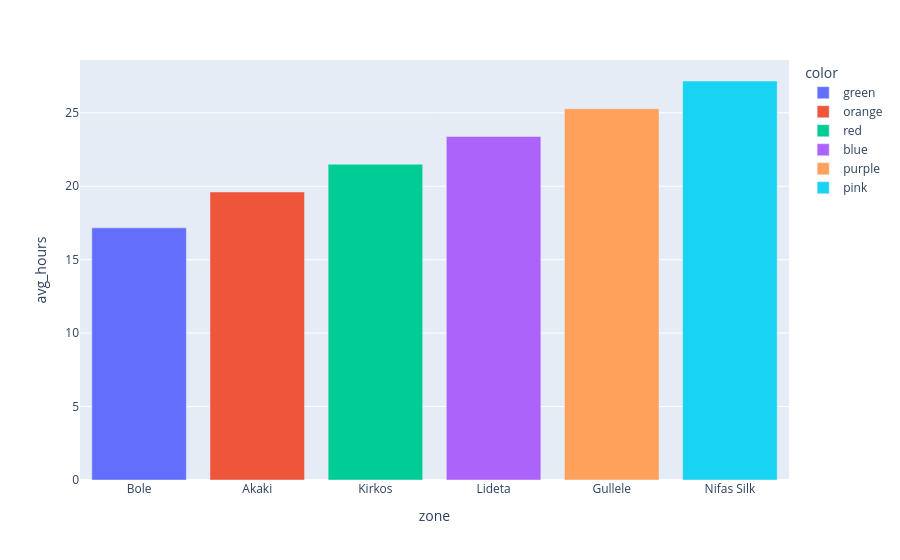

Here is the notebook cell this chart was saved with:
### Code cell
z = s.groupby('zone', as_index=False).agg(
avg_hours=('avg_response_hours', 'mean'),
cases=('reported_cases', 'sum'))
fig = px.bar(z.sort_values('avg_hours'),
x='zone', y='avg_hours', color=['green', 'orange', 'red', 'blue','purple','pink'])
fig.show()

### Figure 1 — Plotly figure (JSON) as saved in the notebook; plotly's stock layout.template omitted (floating-point values rounded to 4 significant figures)
{"data": [{"hovertemplate": "color=green<br>zone=%{x}<br>avg_hours=%{y}<extra></extra>", "legendgroup": "green", "marker": {"color": "#636efa", "pattern": {"shape": ""}}, "name": "green", "orientation": "v", "showlegend": true, "textposition": "auto", "type": "bar", "x": ["Bole"], "xaxis": "x", "y": [17.17], "yaxis": "y"}, {"hovertemplate": "color=orange<br>zone=%{x}<br>avg_hours=%{y}<extra></extra>", "legendgroup": "orange", "marker": {"color": "#EF553B", "pattern": {"shape": ""}}, "name": "orange", "orientation": "v", "showlegend": true, "textposition": "auto", "type": "bar", "x": ["Akaki"], "xaxis": "x", "y": [19.61], "yaxis": "y"}, {"hovertemplate": "color=red<br>zone=%{x}<br>avg_hours=%{y}<extra></extra>", "legendgroup": "red", "marker": {"color": "#00cc96", "pattern": {"shape": ""}}, "name": "red", "orientation": "v", "showlegend": true, "textposition": "auto", "type": "bar", "x": ["Kirkos"], "xaxis": "x", "y": [21.5], "yaxis": "y"}, {"hovertemplate": "color=blue<br>zone=%{x}<br>avg_hours=%{y}<extra></extra>", "legendgroup": "blue", "marker": {"color": "#ab63fa", "pattern": {"shape": ""}}, "name": "blue", "orientation": "v", "showlegend": true, "textposition": "auto", "type": "bar", "x": ["Lideta"], "xaxis": "x", "y": [23.39], "yaxis": "y"}, {"hovertemplate": "color=purple<br>zone=%{x}<br>avg_hours=%{y}<extra></extra>", "legendgroup": "purple", "marker": {"color": "#FFA15A", "pattern": {"shape": ""}}, "name": "purple", "orientation": "v", "showlegend": true, "textposition": "auto", "type": "bar", "x": ["Gullele"], "xaxis": "x", "y": [25.28], "yaxis": "y"}, {"hovertemplate": "color=pink<br>zone=%{x}<br>avg_hours=%{y}<extra></extra>", "legendgroup": "pink", "marker": {"color": "#19d3f3", "pattern": {"shape": ""}}, "name": "pink", "orientation": "v", "showlegend": true, "textposition": "auto", "type": "bar", "x": ["Nifas Silk"], "xaxis": "x", "y": [27.17], "yaxis": "y"}], "layout": {"barmode": "relative", "legend": {"title": {"text": "color"}, "tracegroupgap": 0}, "margin": {"t": 60}, "xaxis": {"anchor": "y", "domain": [0, 1], "title": {"text": "zone"}}, "yaxis": {"anchor": "x", "domain": [0, 1], "title": {"text": "avg_hours"}}}}
